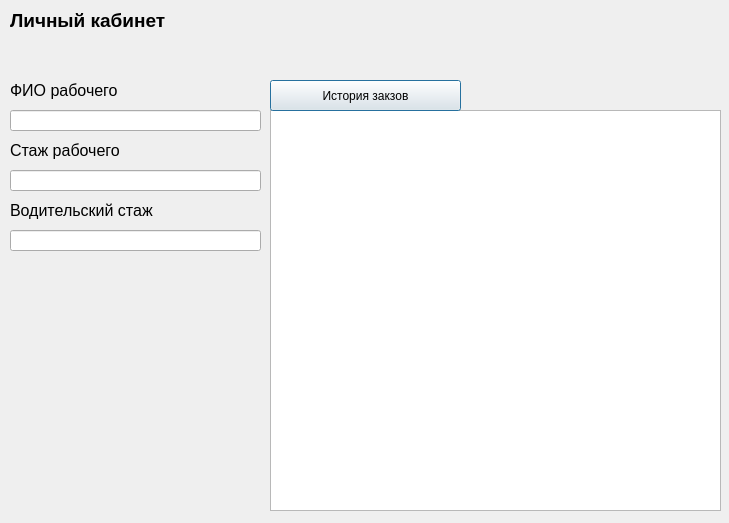
<?xml version="1.0" encoding="UTF-8"?>
<ui version="4.0">
 <class>account</class>
 <widget class="QDialog" name="account">
  <property name="geometry">
   <rect>
    <x>0</x>
    <y>0</y>
    <width>729</width>
    <height>523</height>
   </rect>
  </property>
  <property name="windowTitle">
   <string>Dialog</string>
  </property>
  <widget class="QLineEdit" name="lineEdit_3">
   <property name="geometry">
    <rect>
     <x>10</x>
     <y>230</y>
     <width>251</width>
     <height>21</height>
    </rect>
   </property>
  </widget>
  <widget class="QLabel" name="label_4">
   <property name="geometry">
    <rect>
     <x>10</x>
     <y>10</y>
     <width>261</width>
     <height>21</height>
    </rect>
   </property>
   <property name="font">
    <font>
     <pointsize>14</pointsize>
     <weight>75</weight>
     <bold>true</bold>
    </font>
   </property>
   <property name="text">
    <string>Личный кабинет</string>
   </property>
  </widget>
  <widget class="QLabel" name="label">
   <property name="geometry">
    <rect>
     <x>10</x>
     <y>80</y>
     <width>151</width>
     <height>21</height>
    </rect>
   </property>
   <property name="font">
    <font>
     <pointsize>12</pointsize>
    </font>
   </property>
   <property name="text">
    <string>ФИО рабочего</string>
   </property>
  </widget>
  <widget class="QLabel" name="label_3">
   <property name="geometry">
    <rect>
     <x>10</x>
     <y>200</y>
     <width>151</width>
     <height>21</height>
    </rect>
   </property>
   <property name="font">
    <font>
     <pointsize>12</pointsize>
    </font>
   </property>
   <property name="text">
    <string>Водительский стаж</string>
   </property>
  </widget>
  <widget class="QListView" name="listView">
   <property name="geometry">
    <rect>
     <x>270</x>
     <y>110</y>
     <width>451</width>
     <height>401</height>
    </rect>
   </property>
  </widget>
  <widget class="QLabel" name="label_2">
   <property name="geometry">
    <rect>
     <x>10</x>
     <y>140</y>
     <width>151</width>
     <height>21</height>
    </rect>
   </property>
   <property name="font">
    <font>
     <pointsize>12</pointsize>
    </font>
   </property>
   <property name="text">
    <string>Стаж рабочего</string>
   </property>
  </widget>
  <widget class="QLineEdit" name="lineEdit_2">
   <property name="geometry">
    <rect>
     <x>10</x>
     <y>170</y>
     <width>251</width>
     <height>21</height>
    </rect>
   </property>
  </widget>
  <widget class="QPushButton" name="pushButton">
   <property name="geometry">
    <rect>
     <x>270</x>
     <y>80</y>
     <width>191</width>
     <height>31</height>
    </rect>
   </property>
   <property name="text">
    <string>История закзов</string>
   </property>
  </widget>
  <widget class="QLineEdit" name="lineEdit">
   <property name="geometry">
    <rect>
     <x>10</x>
     <y>110</y>
     <width>251</width>
     <height>21</height>
    </rect>
   </property>
  </widget>
 </widget>
 <resources/>
 <connections/>
</ui>
